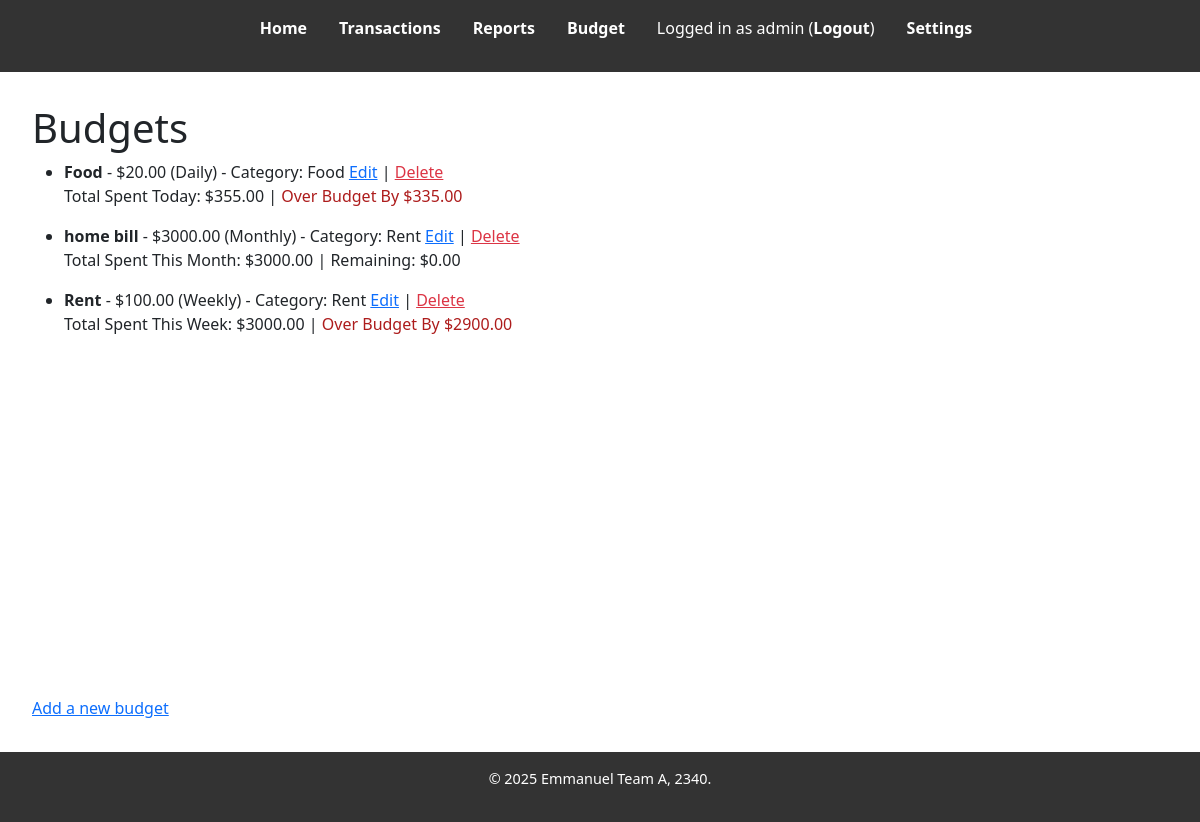
/budget/ (signed in), run on an earlier commit of the app's database.
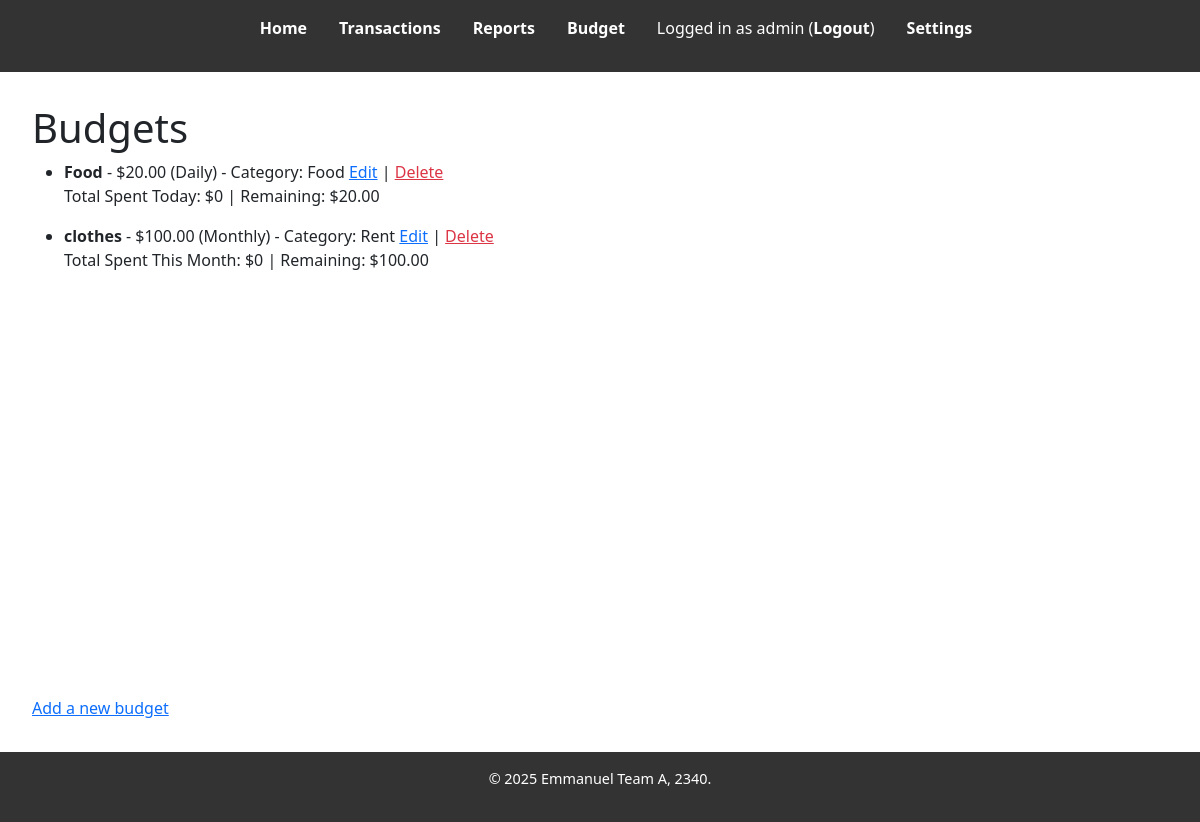
And on a later commit of the database.
### budget/models.py (models this page shows, shortened)
class Budget(models.Model):
    name = models.CharField(max_length=100)
    amount = models.DecimalField(max_digits=10, decimal_places=2)
    category = models.ForeignKey(Category, on_delete=models.CASCADE)
    timeframe = models.CharField(
        max_length=10,
        choices=[('daily', 'Daily'), ('weekly', 'Weekly'), ('monthly', 'Monthly')]
    )
    user = models.ForeignKey(
        settings.AUTH_USER_MODEL,
        on_delete=models.CASCADE,  # Ensures the budget is deleted when the user is deleted
        related_name="budgets",  # Allows reverse access via 'user.budgets'
    )
    class Meta:
        constraints = [
            models.UniqueConstraint(fields=['user', 'category', 'timeframe'], name='unique_user_category_timeframe')
        ]
    def total_spent(self, period):
        expenses = Expense.objects.filter(
            category=self.category,
            date__gte=self.get_date_range(period),  # Assume get_date_range handles period-based filtering
        )
        return sum(expense.amount for expense in expenses)
    def get_date_range(self, period):
        today = timezone.now().date()
        if period == 'daily':
            return today
        elif period == 'weekly':
            return today - timedelta(days=today.weekday())  # Start of the week (Monday)
        elif period == 'monthly':
            return today.replace(day=1)  # Start of the month
        return today

### expense/models.py (models this page shows, shortened)
class Category(models.Model):
    name = models.CharField(max_length=100)

### budget/views.py (the view)
# urls.py: path('', views.budget_list, name='budget_list'),
def budget_list(request):
    manager = BudgetManager()
    budget_data = manager.get_budget_summaries(request.user)
    return render(request, 'budget/budget_list.html', {'budget_data': budget_data})

### budget/utils/budget_manager.py (called while the page is built)
    def __new__(cls):
        if cls._instance is None:
            cls._instance = super(BudgetManager, cls).__new__(cls)
        return cls._instance

    def get_budget_summaries(self, user):
        budgets = Budget.objects.filter(user=user).order_by('timeframe')
        budget_data = []
        for budget in budgets:
            total_spent = budget.total_spent(budget.timeframe)
            remaining_amount = budget.amount - total_spent
            over_budget = total_spent - budget.amount if total_spent > budget.amount else None
            budget.remaining_amount = remaining_amount
            budget.over_budget = over_budget
            budget_data.append({
                'budget': budget,
                'total_spent': total_spent,
            })
        return budget_data

### budget/templates/budget/budget_list.html
{% extends "base.html" %}
{% block content %}
<h1>Budgets</h1>
<ul>
    {% for item in budget_data %}
        <li>
            <strong>{{ item.budget.name }}</strong> - ${{ item.budget.amount }}
            ({{ item.budget.get_timeframe_display }}) - Category: {{ item.budget.category.name }}
            <a href="{% url 'edit_budget' item.budget.pk %}">Edit</a> |
            <a href="{% url 'delete_budget' item.budget.pk %}" class="text-danger">Delete</a>
            {% if item.budget.timeframe == 'daily' %}
                <p>
                    Total Spent Today: ${{ item.total_spent }} |
                    {% if item.budget.over_budget %}
                        <span style="color: #ad1c1c;"> Over Budget By ${{ item.budget.over_budget }}</span>
                    {% else %}
                        Remaining: ${{ item.budget.remaining_amount }}
                    {% endif %}
                </p>
            {% elif item.budget.timeframe == 'weekly' %}
                <p>
                    Total Spent This Week: ${{ item.total_spent }} |
                    {% if item.budget.over_budget %}
                        <span style="color: #ad1c1c;"> Over Budget By ${{ item.budget.over_budget }}</span>
                    {% else %}
                        Remaining: ${{ item.budget.remaining_amount }}
                    {% endif %}
                </p>
            {% elif item.budget.timeframe == 'monthly' %}
                <p>
                    Total Spent This Month: ${{ item.total_spent }} |
                    {% if item.budget.over_budget %}
                        <span style="color: #ad1c1c;">| Over Budget By ${{ item.budget.over_budget }}</span>
                    {% else %}
                        Remaining: ${{ item.budget.remaining_amount }}
                    {% endif %}
                </p>
            {% endif %}
        </li>
    {% endfor %}
</ul>
<a href="{% url 'add_budget' %}">Add a new budget</a>
{% endblock %}

What changed in the data, as far as the page shows it:
removed Budget: budget.name "Rent", budget.amount "100.00", budget.timeframe "Weekly", budget.category.name "Rent", total_spent "3000.00", budget.over_budget "2900.00"
shown differently, row unchanged: Budget "Food": total_spent "355.00" → "0"; budget.remaining_amount (not shown) → "20.00"; budget.over_budget "335.00" → (not shown); text "Over Budget By $" → "Remaining: $"
changed Budget "Monthly": budget.name "home bill" → "clothes"; budget.amount "3000.00" → "100.00"; total_spent "3000.00" → "0"; budget.remaining_amount "0.00" → "100.00"
